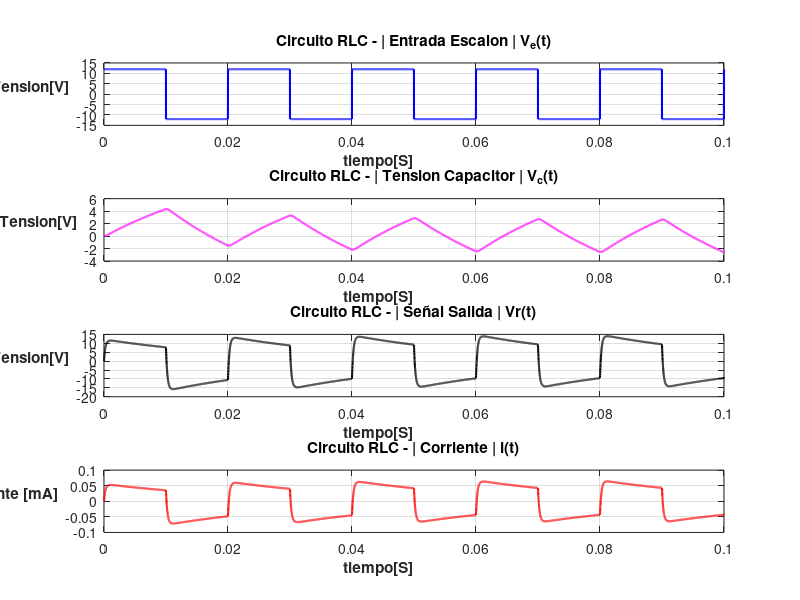

MATLAB code to generate this figure:
% --------------------------- Circuito RLC serie ---------------------------
% Ramiro Javier Baigorria - 45833004 - Ing. Computacion
% Variables de ESTADO: x = [ i(t) , V_c(t) ]
% Entrada escalon: u = V_e(t)
% Salida: y = V_r(t) = R * i(t)
%
% Modelo en espacio de estados:
%   x_punto = ( A * x(t) ) + ( b * u(t) );
%   y = ( c^T ) * ( x(t) )

% ---------------------------------------------------------------------------------
% Item 1 - Asignar valores a :
% R = 2200 Ohm
% L = 500 mH = 0,5H
% C = 10uF = 00001F
% Obtener simulaciones que permitan estudiar la dinámica del sistema, con una entrada de...
% ... tensión escalón de 12V, que cada 10 ms cambia de signo.
% ---------------------------------------------------------------------------------

%Inicializacion del codigo
clear all; close all; clc;
pkg load control

% 1.1 Asigno los valores dados a los parametros
R = 2200;
L = 0.5;
C = 0.00001;
V_amplitud = 12.0;
T_cambioSigno = 0.01; % Periodo de cambio de signo de escalon

% ---------------------------------------------------------------------------------

% 1.2 Declaro las matricess
A = [ -R/L , -1/L ; 1/C , 0 ];
B = [ 1/L ; 0];
C = [ R ; 0 ]'; % Matriz C traspuesta
D= [ 0 ];

disp('Matriz del sistema (A):'), disp(A), fprintf('\n\n');
disp('Matriz de entrada (B):'), disp(B), fprintf('\n\n');
disp('Matriz de salida (C):'), disp(C), fprintf('\n\n');

% ---------------------------------------------------------------------------------

% 1.3 Usando la funcion ss (state-space) de octave, empaqueto las matrices y, posteriormente, lo grafico
sys=ss(A,B,C,D);

% ---------------------------------------------------------------------------------

% 1.4 Veo los polos para saber si es estable (o no)

disp('Polos del sistema:'), disp(pole(sys))

if all(real(pole(sys)) < 0)
  fprintf('  => Sistema ESTABLE \n\n');
else
  fprintf('  => Sistema INESTABLE\n\n');
end

% ---------------------------------------------------------------------------------

% 1.5 Declaracionde variables para la configuracion de la simulacion
deltaTiempo = 0.00001; % Paso [s]
totalTiempo = 0.1; % Tiempo total [s]
vectorTiempo = 0:deltaTiempo:totalTiempo; % Seteo vector "vectorTiempo" de 0 a 0.1s con pasos de 0.00001
tamanioTiempo = length(vectorTiempo); %Obtengo el valor del tamaño del vector "vectorTiempo"

% Generacion de la entrada escalon +12V/-12V que cambia de signo cada "T_cambioSigno"
senialEscalon = zeros(1, tamanioTiempo); % Asigno vector de entrada U que cambia de signo cada 10ms
for k = 1:tamanioTiempo
  n_periodo = floor(vectorTiempo(k) / T_cambioSigno);
  if mod(n_periodo, 2) == 0
    senialEscalon(k) = +V_amplitud;
  else
    senialEscalon(k) = -V_amplitud;
  end
end

% ---------------------------------------------------------------------------------

% 1.6 Simulacion
[y, vectorTiempo, x] = lsim(sys, senialEscalon, vectorTiempo); %LSIM toma el sistema (sys), la señal de entrada cuadrada (senialEscalon) y el vector de tiempo (vectorTiempo)
                                                    % y -> Guarda la salida del sistema (La tensión en la resistencia V_r)
                                                    % vectorTiempo -> Devuelve el vector de tiempo (útil si Octave lo ajusta).
                                                    % x(:,1) -> corriente i (t)
                                                    % x(:,2) -> tensión del capacitor Vc (t)
                                                    %tiempoMilisegundos = vectorTiempo * 1000; Si quisiese el tiempo en ms para graficos
figure;

% ---------------------------------------------------------------------------------

%1.7 Division de la ventana y Grafico
              % ( "rotation", 0 ) = Pone el texto del eje Y horizontal
              % ( "horizontalalignment", "right" ) = Alinea el texto para que no se choque con los números del eje.
              % ( grid on ) =  Pone la rejilla de fondo para poder medir valores a simple vista.
              %subplot(m, n, p) --> Sirve para dividir una sola ventana (figure) en una cuadricula con varios graficos pequeños. M=Numero de filas; N=Numero de columnas; P=Posicion de celda dividida que quiero modificar
              %plot(x, y, 'estilo', ...) --> Crea un gráfico de líneas conectando puntos de coordenadas. X=Vector con los datos del eje "x"; Y=Vector con los datos del eje "y"; ESTILO=Diseño de la celda; LINEWIDTH=Define el grosor de la linea

subplot(4,1,1); %Funcion que divide la ventana en 4 filas y 1 columna, y se posiciona en el primer espacio
  plot(vectorTiempo, senialEscalon, 'b', 'LineWidth', 1.5);
  h = xlabel("tiempo[S]", "fontweight", "bold"); set(h, "horizontalalignment", "right");
  ylabel("Tension[V]", "rotation", 0, "fontweight", "bold", "horizontalalignment", "right"); title('Circuito RLC - | Entrada Escalon | V_e(t)');
  grid on;

subplot(4,1,2); %Funcion que divide la ventana en 4 filas y 1 columna, y se posiciona en el segundo espacio
  plot(vectorTiempo, x(:,2), 'm', 'LineWidth', 1.5);
  h = xlabel("tiempo[S]", "fontweight", "bold"); set(h, "horizontalalignment", "right");
  ylabel("Tension[V]", "rotation", 0, "fontweight", "bold", "horizontalalignment", "right"); title('Circuito RLC - | Tension Capacitor | V_c(t)');
  grid on;

subplot(4,1,3); %Funcion que divide la ventana en 4 filas y 1 columna, y se posiciona en el tercer espacio
  plot(vectorTiempo, y, 'k', 'LineWidth', 1.5);
  h = xlabel("tiempo[S]", "fontweight", "bold"); set(h, "horizontalalignment", "right");
  ylabel("Tension[V]", "rotation", 0, "fontweight", "bold", "horizontalalignment", "right"); title('Circuito RLC - | Señal Salida | Vr(t)');
  grid on;

subplot(4,1,4); %Funcion que divide la ventana en 4 filas y 1 columna, y se posiciona en el cuarto espacio
  plot(vectorTiempo, 10 * x(:,1), 'r', 'LineWidth', 1.5); %Multiplica la corriente por 1000 para verla en mA
  h = xlabel("tiempo[S]", "fontweight", "bold"); set(h, "horizontalalignment", "right");
  ylabel("Corriente [mA]", "rotation", 0, "fontweight", "bold", "horizontalalignment", "right"); title('Circuito RLC - | Corriente | i(t)');
  grid on;
